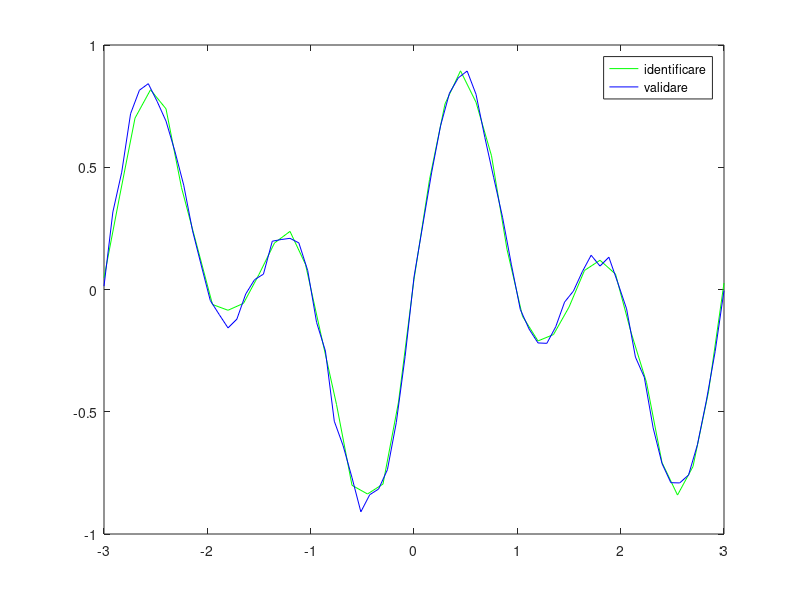
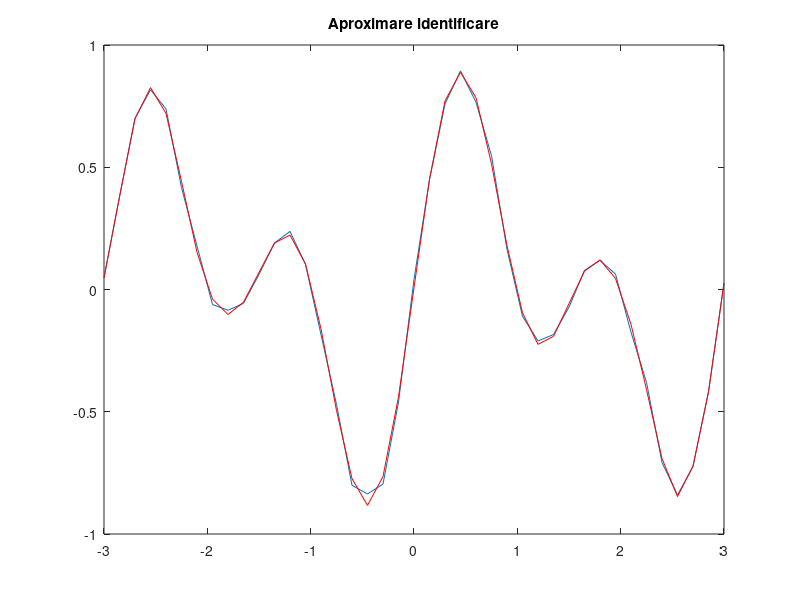
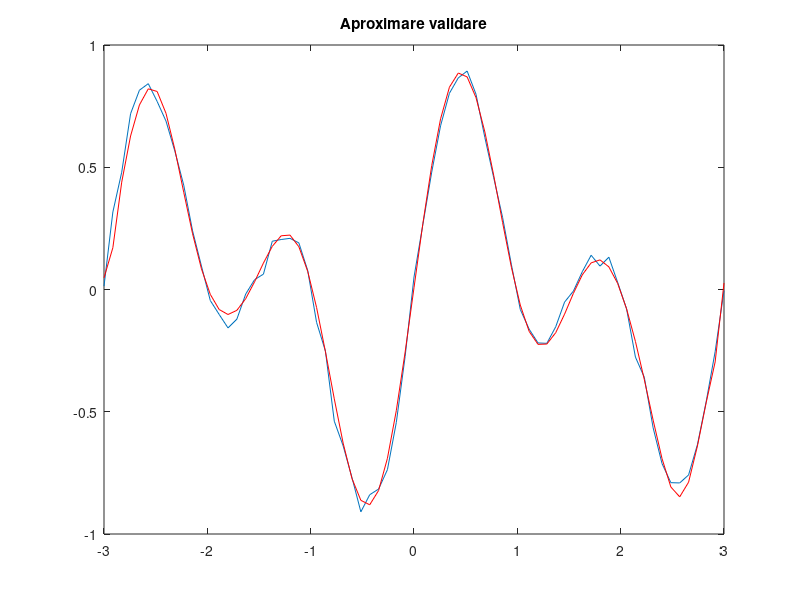
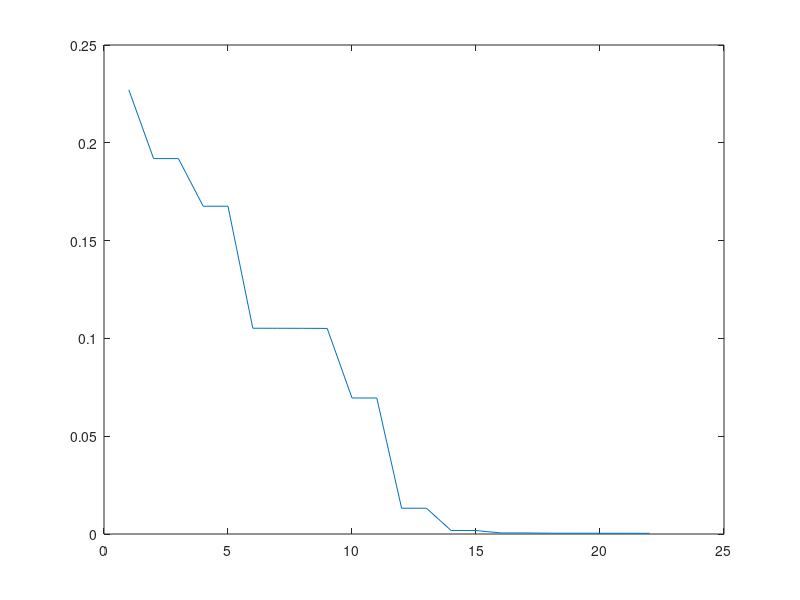

Recreate these plots in MATLAB, in order. (Note: this script raises an error after producing the figures.)
% regresia liniara pt aproximarea functiilor
close all

load('lab2_09.mat')
%n=15;

plot(id.X, id.Y, 'g')
hold on
plot(val.X, val.Y, 'b')
legend('identificare', 'validare')

MSE__vector_id = [];
MSE_vector_val = [];

for n = 1:22
phi_id = [];
    for i = 1:n
        phi_id = [phi_id (id.X(1, 1:length(id.X))').^(i-1)];
    end
theta = phi_id \ id.Y';
y_hat_id = phi_id*theta;

phi_val = [];
    for i=1:n
        phi_val = [phi_val (val.X(1, 1:length(val.X))') .^ (i-1)];
    end
y_hat_val = phi_val*theta;

N_id = length(id.Y);
suma_id = 0;
    for i=1:N_id
        suma_id = suma_id + (id.Y(i)-y_hat_id(i)).^2;
    end
N_val = length(val.Y);
suma_val = 0;
    for i=1:N_val
        suma_val = suma_val + ((val.Y(i) - y_hat_val(i))).^2;
    end

mse_identificare = suma_id / N_id;
MSE__vector_id(n) = mse_identificare;

mse_validare = suma_val / N_val;
MSE_vector_val(n) = mse_validare;

end

figure
plot(id.X, id.Y)
hold on
plot(id.X, y_hat_id,'r')
title('Aproximare identificare')

figure
plot(val.X, val.Y)
hold on
plot(val.X, y_hat_val, 'r')
title('Aproximare validare')

figure
plot(MSE__vector_id)

figure
plot(MSE_vector_val)

[mse_min_id, index_id] = min(MSE_vector_id)
[mse_min_val, index_val] = min(MSE_vector_val)
